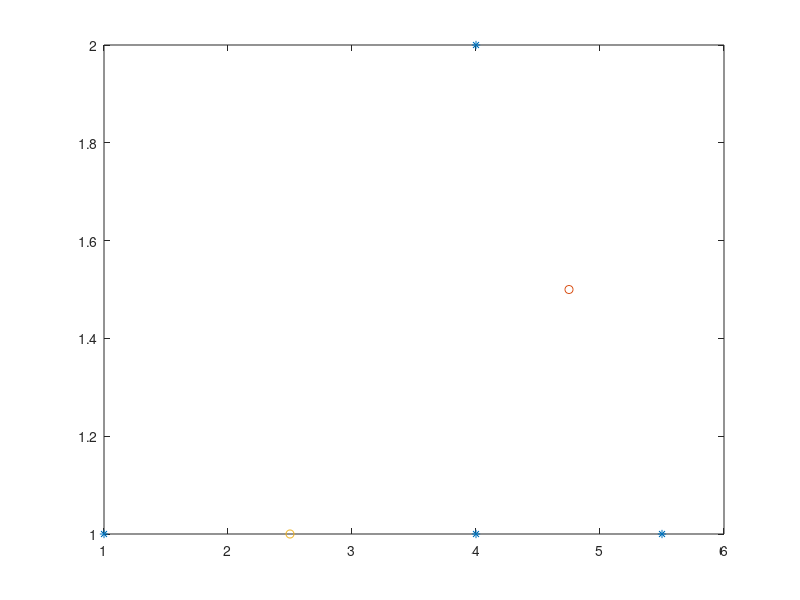

The MATLAB source for this figure: (Note: this script raises an error after producing the figure.)
clc;
clear all;
close all;
% conjunto de puntos
x=[1 4 4 5.5];
y=[1 1 2 1];
% matriz inicial para dos clusters
U=[0 0 1 1; 1 1 0 0];
Uaux=zeros(2,4);
Ufinal=zeros(2,4);

finalx = 0;
cuanto = 0;
while 1
    clf(figure(1));
    a=1;
    b=1;
    figure(1)
    plot(x,y,'*');
    hold on
    % calculo de centroides de cada cluster
    for x1=1:2
        clusx(:,x1)=((U(x1,a)*x(a))+(U(x1,a+1)*x(a+1))+(U(x1,a+2)*x(a+2))+(U(x1,a+3)*x(a+3)))/(U(x1,a)+U(x1,a+1)+U(x1,a+2)+U(x1,a+3));
        clusy(:,x1)=((U(x1,a)*y(a))+(U(x1,a+1)*y(a+1))+(U(x1,a+2)*y(a+2))+(U(x1,a+3)*y(a+3)))/(U(x1,a)+U(x1,a+1)+U(x1,a+2)+U(x1,a+3));
        clusterT(:,b)=clusx(x1);
        b=b+1;
        clusterT(:,b)=clusy(x1);
        b=b+1;
        plot(clusx(x1),clusy(x1),'o');
    end

    clusterT;
    % obtener distacias entre los centroides y los datos
    for d=1:4
        dist1(:,d)=sqrt((x(d)-clusterT(a))^2+(y(d)-clusterT(a+1))^2);
        dist2(:,d)=sqrt((x(d)-clusterT(a+2))^2+(y(d)-clusterT(a+3))^2);
    end
    % actualizar matriz U
    for k=1:4
        miu1(:,k)=((dist1(k)/dist1(k))^2+(dist1(k)/dist2(k))^2)^-1;
        miu2(:,k)=((dist2(k)/dist1(k))^2+(dist2(k)/dist2(k))^2)^-1;
        Uaux(1,k) = miu1(:,k);
        Uaux(2,k) = miu2(:,k);
    end
    
    Uaux 

    if round(U,3) == round(Uaux,3)
    % if (sum(sum(eq(U,Uaux)))==8)
        finalx = 1
        break;
    else 
        U = Uaux
        cuanto= cuanto+1;
    end 
end

% plot(x,y,'*');
% hold on
% plot(clusx,clusy,'o');
grid on;
xlim([0 6]);
ylim([0 4]);
